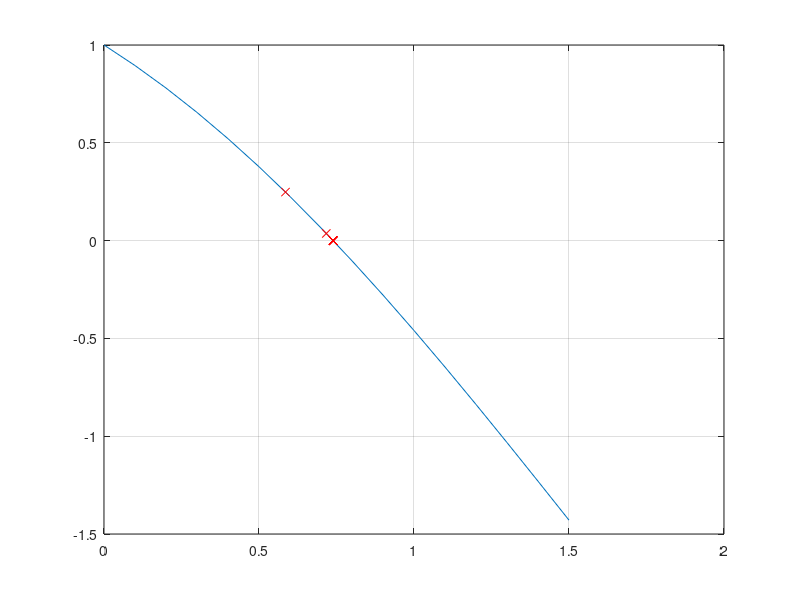

Write the MATLAB code that produced this figure.
function x = Secant
f = @(x) cos(x)-x;
sol=(fzero(f,0));
x=  0:0.1:pi/2;
y = f(x);
x1= 0;
x2= 2;
niter=30;
xall= zeros(1,niter);
for i=1:niter;
    if abs(f(xall))<0.1 
        break
    end
xnew=(x2)-((f(x2)*(x2-x1))/((f(x2))-(f(x1))));
x1=x2;
x2=xnew;
xall(i)=xnew;
end
disp('Secant Sol')
disp(sol)
yall=f(xall);
plot (x,y,xall,yall,'rx'); grid on
disp (xall);





